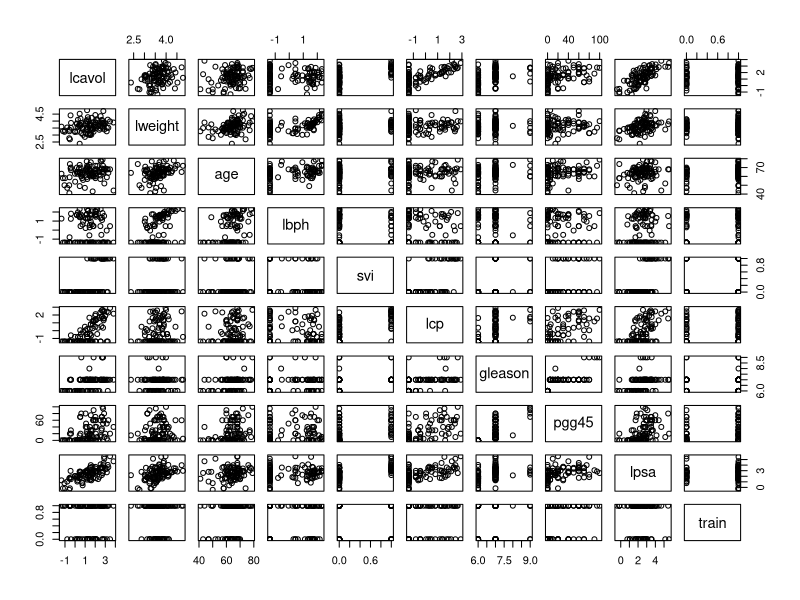
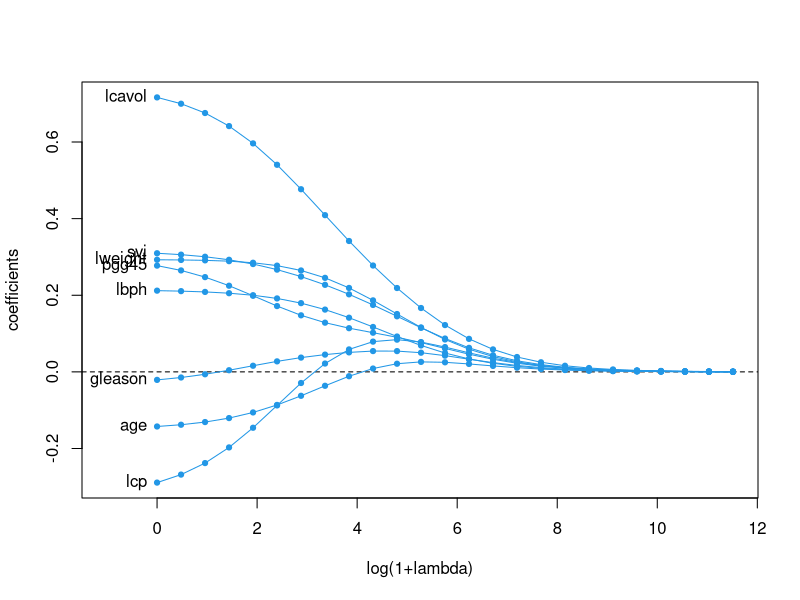
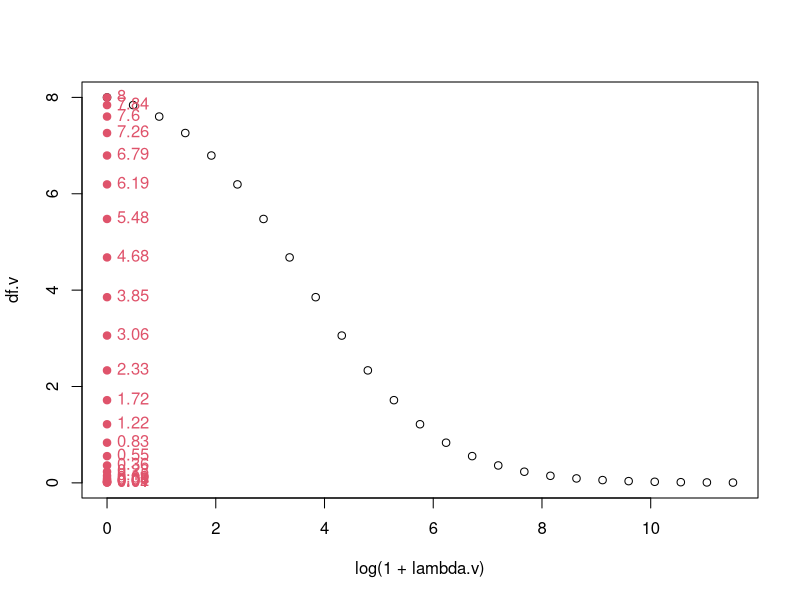
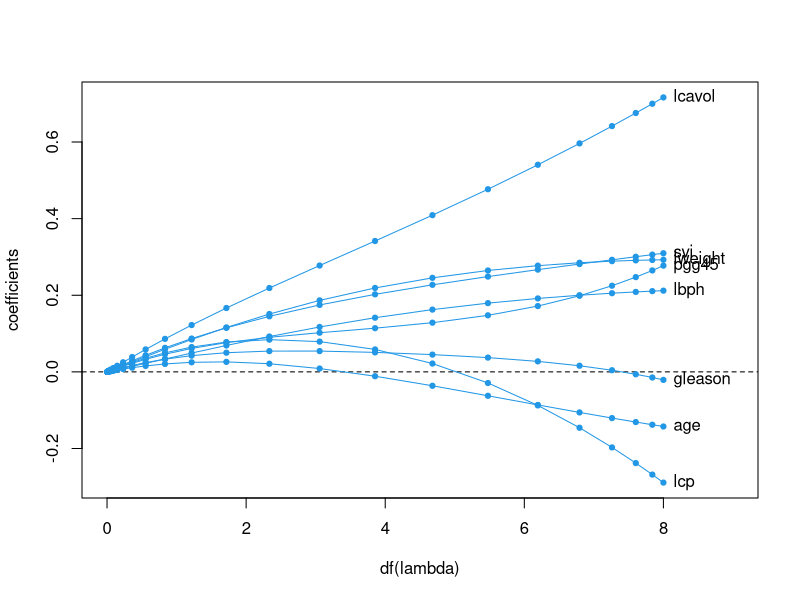
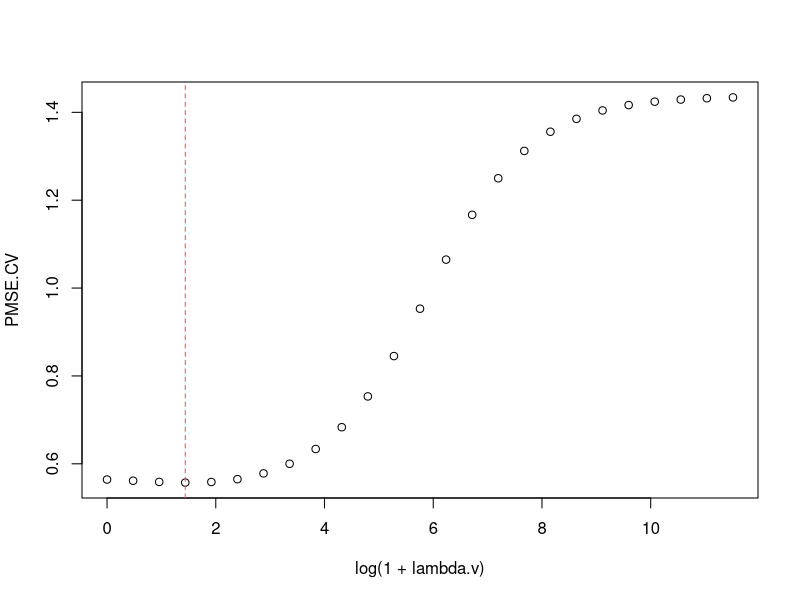
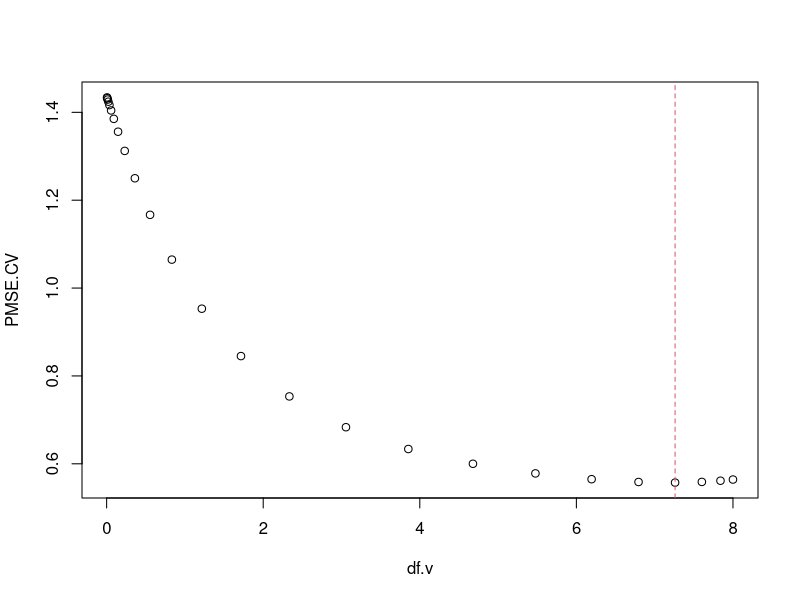
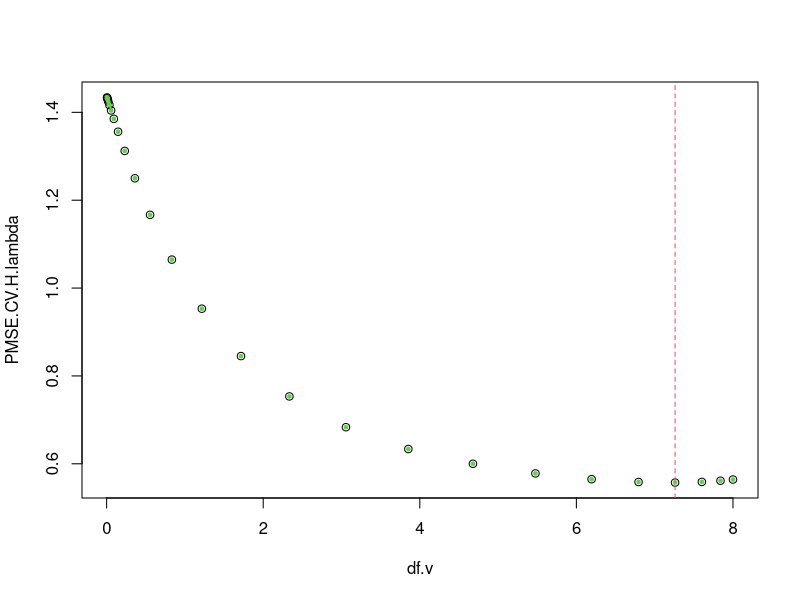
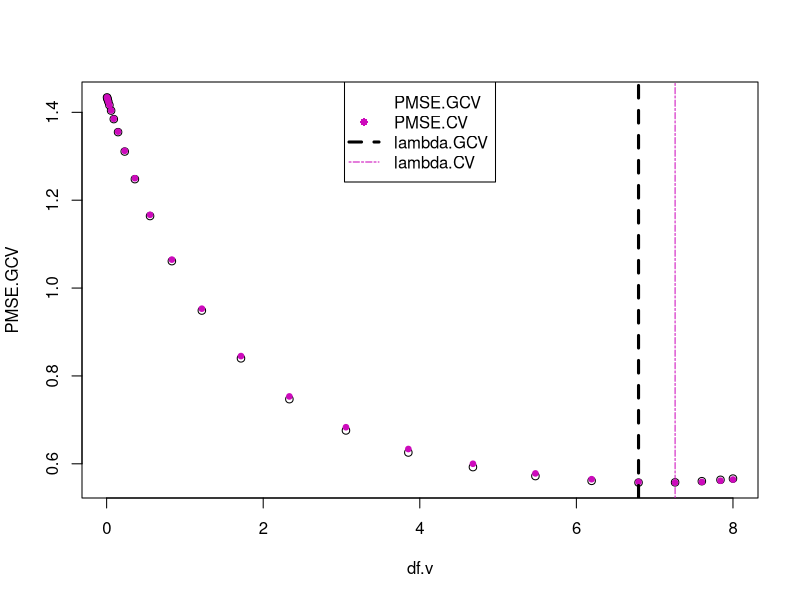

Here is the R script that generated these plots, in order:
# Prostate data for illustrating ridge regression 
# 
# Data downloaded from
# http://statweb.stanford.edu/~tibs/ElemStatLearn/
# 10-04-2016
#
prostate <- read.table("prostate_data.txt", header=TRUE, row.names = 1)
plot(prostate)

train.sample <- which(prostate$train==TRUE)

#use.only <- 1:dim(prostate)[1]
use.only <- train.sample

Y <- scale( prostate$lpsa[use.only], center=TRUE, scale=FALSE)
X <- scale( as.matrix(prostate[use.only,1:8]), center=TRUE, scale=TRUE)
n <- dim(X)[1]
p <- dim(X)[2]

XtX <- t(X)%*%X 
d2 <- eigen(XtX,symmetric = TRUE, only.values = TRUE)$values


lambda.max <- 1e5
n.lambdas <- 25
lambda.v <- exp(seq(0,log(lambda.max+1),length=n.lambdas))-1
#lambda.v <- seq(0,lambda.max,length=n.lambdas)

#############
# estimated coefficients path
#############
beta.path <- matrix(0,nrow=n.lambdas, ncol=p)
diag.H.lambda <- matrix(0,nrow=n.lambdas, ncol=n)
for (l in 1:n.lambdas){ 
  lambda <- lambda.v[l]
  H.lambda.aux <- t(solve(XtX + lambda*diag(1,p))) %*% t(X) 
  beta.path[l,] <-  H.lambda.aux %*% Y
  H.lambda <- X %*% H.lambda.aux 
  diag.H.lambda[l,] <- diag(H.lambda)
} 
plot(c(-1,log(1+lambda.v[n.lambdas])), range(beta.path),type="n",
     xlab="log(1+lambda)",ylab="coefficients")
abline(h=0,lty=2)
for(j in 1:p){
  lines(log(1+lambda.v),beta.path[,j],col=4)
  points(log(1+lambda.v),beta.path[,j],pch=19,cex=.7,col=4)
}
text(0*(1:p), beta.path[1,],names(prostate)[1:p],pos=2)

#############
# effective degrees of freedom
#############
df.v <- numeric(n.lambdas)
for (l in 1:n.lambdas){
  lambda <- lambda.v[l]
  df.v[l] <- sum(d2/(d2+lambda)) 
}
plot(log(1+lambda.v),df.v)
points(0*df.v,df.v,col=2,pch=19)
text(0*df.v,df.v,round(df.v,2),col=2,pch=19,pos=4)

# linear interpolation to obtain the values lambda.vv
# such that the corresponding df are 0,1,...,8 (approx.)
lambda.vv <- approx(x=df.v,y=lambda.v,xout=0:8)$y
lambda.vv[1] <- lambda.v[n.lambdas]
df.vv <- numeric(length(lambda.vv))
for (l in 1:length(lambda.vv)){
  lambda <- lambda.vv[l]
  df.vv[l] <- sum(d2/(d2+lambda)) 
}
print(df.vv)

# another way to compute df's
trace.H.lambda <- apply(diag.H.lambda,1,sum)
print(trace.H.lambda - df.v)

# estimated coefficients path against effective degrees of freedom
plot(c(0,p+1), range(beta.path),type="n",xlab="df(lambda)",ylab="coefficients")
abline(h=0,lty=2)
for(j in 1:p){
  lines(df.v,beta.path[,j],col=4)
  points(df.v,beta.path[,j],pch=19,cex=.7,col=4)
}
text(p+0*(1:p), beta.path[1,],names(prostate)[1:p],pos=4)


#############
# choosing lambda by leave-one-out cross validation
#############
PMSE.CV <- numeric(n.lambdas)
for (l in 1:n.lambdas){
  lambda <- lambda.v[l]
  PMSE.CV[l] <- 0
  for (i in 1:n){
#   m.Y.i <- mean(Y[-i])
    m.Y.i <- 0
    X.i <- X[-i,]; Y.i <- Y[-i]-m.Y.i
    Xi <- X[i,]; Yi <- Y[i]
    beta.i <- solve(t(X.i)%*%X.i + lambda*diag(1,p)) %*% t(X.i) %*% Y.i
    hat.Yi <- Xi %*% beta.i + m.Y.i
    PMSE.CV[l] <- PMSE.CV[l] + (hat.Yi-Yi)^2
  }
  PMSE.CV[l] <- PMSE.CV[l]/n
}
lambda.CV <- lambda.v[which.min(PMSE.CV)]
df.CV <- df.v[which.min(PMSE.CV)]

plot(log(1+lambda.v), PMSE.CV)
abline(v=log(1+lambda.CV),col=2,lty=2)

plot(df.v, PMSE.CV)
abline(v=df.CV,col=2,lty=2)


#############
#### computing PMSE.CV using the diagonal of H.lambda matrices 
#############
PMSE.CV.H.lambda <- numeric(n.lambdas)
for (l in 1:n.lambdas){
  lambda <- lambda.v[l]
  hat.Y <- X %*% beta.path[l,]
  PMSE.CV.H.lambda[l] <- sum( ((Y-hat.Y)/(1-diag.H.lambda[l,]))^2 )/n
}
lambda.CV.H.lambda <- lambda.v[which.min(PMSE.CV.H.lambda)]
df.CV.H.lambda <- df.v[which.min(PMSE.CV.H.lambda)]

plot(df.v, PMSE.CV.H.lambda)
points(df.v, PMSE.CV,col=3,pch=19,cex=.5)
abline(v=df.CV.H.lambda,col=2,lty=2)



#############
#### computing PMSE.GCV in ridge regression
#############
PMSE.GCV <- numeric(n.lambdas)
for (l in 1:n.lambdas){
  lambda <- lambda.v[l]
  hat.Y <- X %*% beta.path[l,]
  nu <- sum(diag.H.lambda[l,])
  PMSE.GCV[l] <- sum( ((Y-hat.Y)/(1-nu/n))^2 )/n
}
lambda.GCV <- lambda.v[which.min(PMSE.GCV)]
df.GCV <- df.v[which.min(PMSE.GCV)]

plot(df.v, PMSE.GCV)
points(df.v, PMSE.CV,col=6,pch=19,cex=.75)
abline(v=df.GCV,col=1,lty=2,lwd=3)
abline(v=df.CV.H.lambda,col=6,lty=6)
legend("top",c("PMSE.GCV","PMSE.CV","lambda.GCV","lambda.CV"),
       pch=c(1,19,NA,NA),lty=c(0,0,2,6),lwd=c(0,0,3,1),col=c(1,6,1,6))
